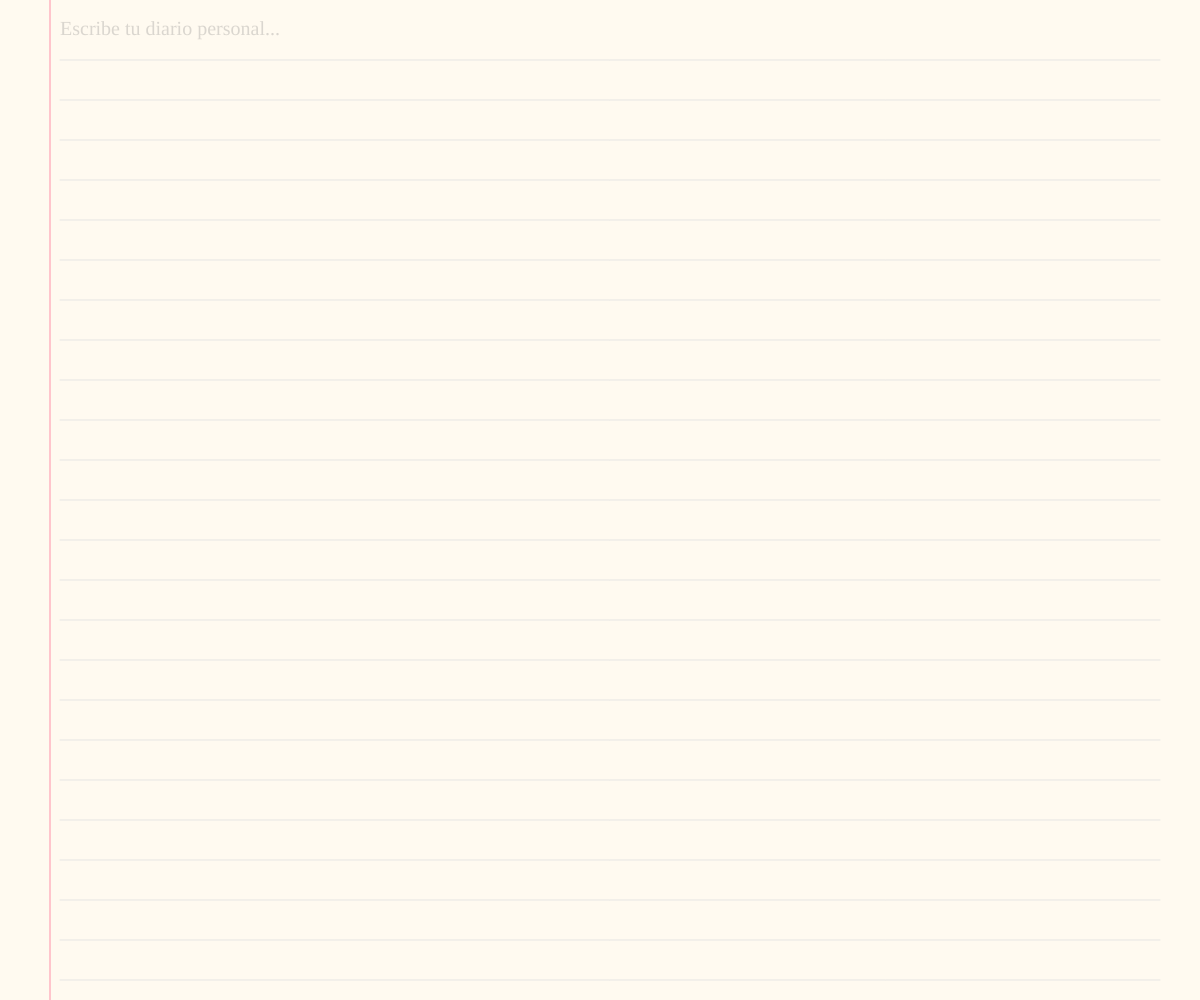
Frame 1 (no input)
Frame 60 (no input): identical to frame 1, image omitted
Frame 120 (the mouse pressed at the canvas centre since frame 60): identical to frame 1, image omitted

The p5.js sketch that drew this single still picture (run headless with seeded random() and noise() and a simulated clock; from frame 60 on, the mouse is pressed at the canvas centre):

// p5.js sketch
// ── sketch.js
let texto = ""; // Lo que el usuario escribe
let escribiendo = true;

function setup() {
  let c = createCanvas(windowWidth, windowHeight);
  c.canvas.addEventListener("mousedown", () => {
    // Forzar el foco cuando el usuario haga clic en el canvas
    let fs = fullscreen();
    if (!fs && windowWidth < 600) fullscreen(true);
    c.elt.focus();
  });

  textFont('Handlee');
  textSize(28);
  fill(50, 90);
  noStroke();
}

function draw() {
  background(255, 250, 240); // Fondo cálido, tipo papel
  drawLines();

  // Encabezado
  textAlign(LEFT, TOP);
  textSize(20);
  fill(120, 70);
  text("Escribe tu diario personal...", 60, 20);

  // Texto del diario
  textSize(28);
  fill(50, 90);
  textLeading(38);
  text(texto, 60, 60, width - 100, height - 100);
}

function keyPressed() {
  if (keyCode === BACKSPACE) {
    texto = texto.substring(0, max(0, texto.length - 1));
  }
}

function keyTyped() {
  // Evita que se escriban teclas especiales
  if (key.length === 1) {
    texto += key;
  }
}

function drawLines() {
  stroke(255, 160, 180, 150); // margen rosado
  strokeWeight(2);
  line(50, 0, 50, height);

  stroke(220, 180);
  strokeWeight(1);
  for (let y = 60; y < height; y += 40) {
    line(60, y, width - 40, y);
  }

  noStroke();
}
